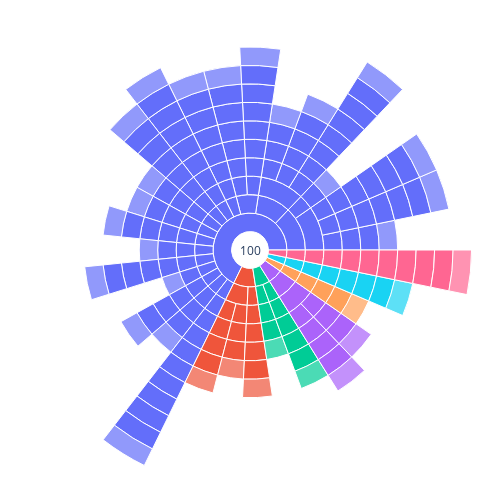

The notebook cell saved with this chart:
### Code cell
N = 51
visualization_depth = 10

temp = createSunburstVariables(okvqa['test'], N)
plotSunburst(temp, N, visualization_depth, use_dash=False)

### Figure 1 — Plotly figure (JSON) as saved in the notebook; plotly's stock layout.template omitted (floating-point values rounded to 4 significant figures; data arrays with more than 128 entries replaced by an {"elided": "..."} marker saying what was removed)
{"data": [{"branchvalues": "total", "domain": {"column": 1}, "hovertemplate": "<b>%{label} </b> <br> Percentage: %{text:.2f}%", "ids": {"elided": "202 str values"}, "insidetextorientation": "radial", "labels": {"elided": "202 str values"}, "parents": {"elided": "202 str values"}, "text": {"elided": "202 float values"}, "type": "sunburst", "values": {"elided": "202 int values"}}], "layout": {"autosize": false, "height": 500, "margin": {"b": 10, "l": 10, "r": 10, "t": 10}, "uniformtext": {"minsize": 10, "mode": "hide"}, "width": 500}}
